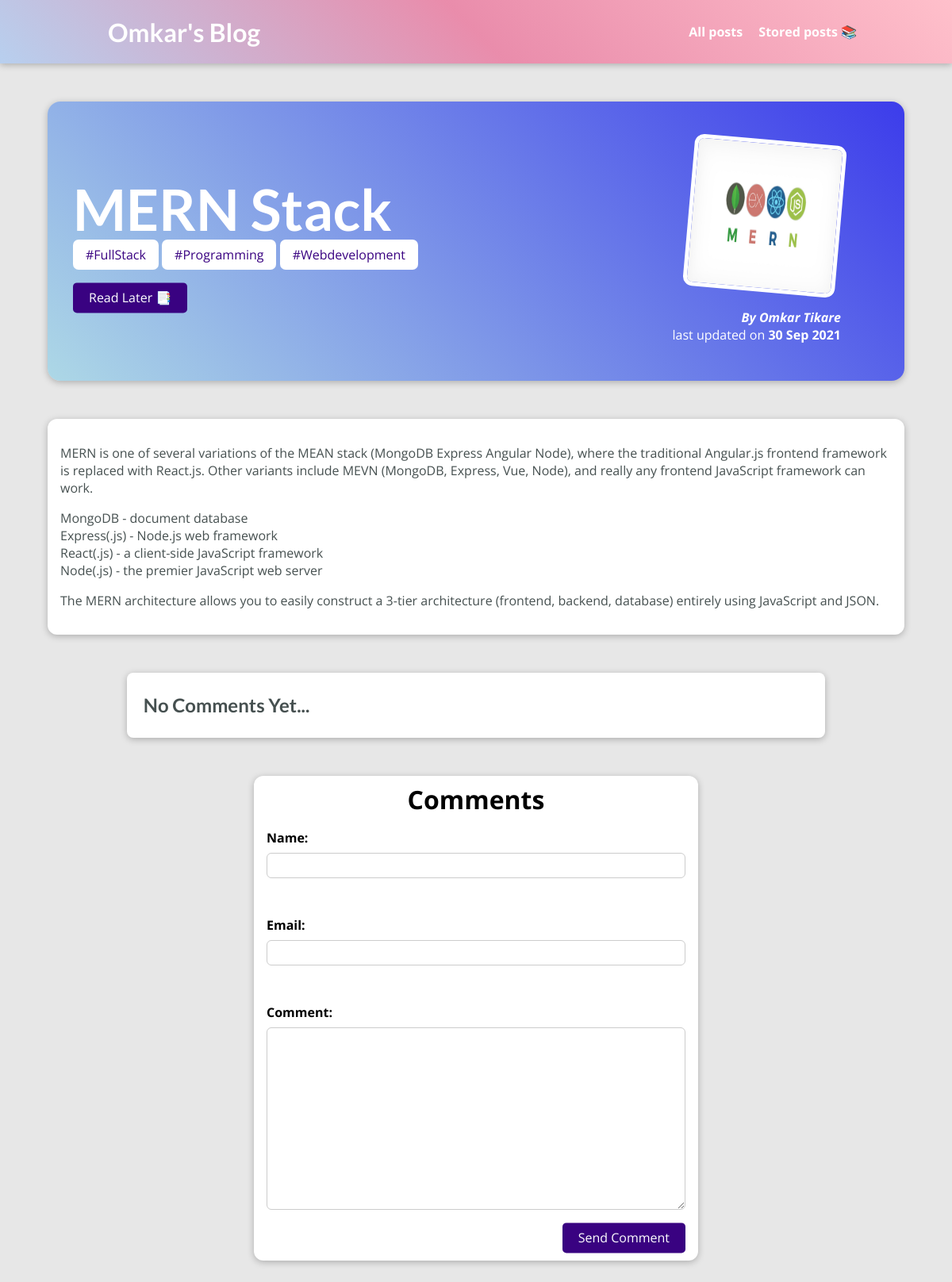
Screenshot of /post/mern-stack with the database file from the repository.
### blog/models.py (models this page shows, shortened)
class Posts(models.Model):
    title = models.CharField(max_length=80)
    excerpt = models.CharField(max_length=200)
    image = models.ImageField(upload_to="posts", null=True)
    date = models.DateField(auto_now=True)
    slug = models.SlugField(unique=True, db_index=True)
    content = models.TextField(validators=[MinLengthValidator(10)])
    author = models.ForeignKey(
        Author, on_delete=models.SET_NULL, null=True, related_name="posts")
    tags = models.ManyToManyField(Tag)
    class Meta:
        verbose_name_plural = "Posts"

class Tag(models.Model):
    caption = models.CharField(max_length=20)

class Author(models.Model):
    first_name = models.CharField(max_length=18)
    last_name = models.CharField(max_length=20)
    email = models.EmailField(unique=True, max_length=80)
    def full_name(self):
        return f"{self.first_name} {self.last_name}"
    def __str__(self):
        return self.full_name()

### blog/views.py (the view, shortened to what this page needs)
# urls.py: path('post/<slug:slug>', views.PostDetailView.as_view(), name='detail_posts'),
class PostDetailView(View):
    def is_stored_post(self, request, post_id):
        stored_posts = request.session.get("stored_posts")
        if stored_posts is not None:
            is_saved_for_later = post_id in stored_posts
        else:
            is_saved_for_later = False
        return is_saved_for_later
    def get(self, request, slug):
        post = Posts.objects.get(slug=slug)
        context = {
            "post": post,
            "post_tags": post.tags.all(),
            "comment_form": CommentForm(),
            "comments": post.comments.all().order_by("-id"),
            "saved_for_later": self.is_stored_post(request, post.id)
        }
        return render(request, "blog/post-detail.html", context)

### blog/forms.py
class CommentForm(forms.ModelForm):
    class Meta:
        model = Comments
        exclude = ["post"]
        labels = {
            "user_name":"Name",
            "user_email":"Email",
            "text":"Comment"
        }

### blog/templates/blog/post-detail.html (shortened to what this page needs)
{% extends 'base.html' %}
{% load static %}
{% block css_files %}
<link rel='stylesheet' href="{% static "blog/post-detail.css" %}">
{% endblock %}
{% block content %}
<section id="summary">
    <h2>{{post.title}}</h2>
    <div>
        {% for tag in post_tags %}
        <span class="tag">{{tag.caption}}</span>
        {% endfor %}
    </div>
<div id="read-later">
    <form action="{% url 'read-later' %}" method="POST">
    <button class = "read-btn">
    {% if saved_for_later %}
        Remove🤝🏻
    {% else %}
        Read Later 📑
    {% endif %}
    </button>
</div>
    <article>
        <img src=" {{post.image.url}} " alt="{{post.title}}" />
        <address>By <a href="mailto:{{ post.author.email }}"> {{post.author|title}} </a> </address>
    <div>
        last updated on <time>{{post.date|date:"d M Y"}}</time>
    </div>
    </article>
</section>
<main>
    {{post.content|linebreaks}}
</main>
<section id="comments">
<ul>
    {% for comment in comments %}
    <li>
        <h2> {{comment.user_name}} </h2>
        <p> {{comment.text|linebreaks}} </p>
    </li>
    {%empty%}
    <h2>No Comments Yet...</h2>
    {% endfor %}
</ul>
</section>
<section  id="comment-form">
        <h2>Comments</h2>
    <form action="{% url 'detail_posts' post.slug %}" method="POST">
        {% for form_fields in comment_form %}
        <div class="form-control {% if form_fields.errors %}invalid{% endif %}">
            {{form_fields.label_tag}}
            {{form_fields}}
        </div>
        {% endfor %}
        <div class="form-control">
        <button class="btn">Send Comment</button>
        </div>
    </form>
</section>
{% endblock %}

### static/base.css (style rules this page uses)
* { box-sizing: border-box; }
html { font-family: 'Open Sans', 'Lato', sans-serif; }
body { margin: 0; }
h1, h2, h3 { font-family: 'Lato', sans-serif; font-weight: bold; }

### blog/static/blog/post-detail.css (style rules this page uses)
body { background-color: #e7e7e7; }
#summary { margin: 8rem auto 3rem auto; padding: 2rem; width: 90%; max-width: 90rem; border-radius: 16px; background: linear-gradient(45deg, lightblue, rgba(4, 4, 236, 0.753)); position: relative; box-shadow: 0 2px 8px rgba(0, 0, 0, 0.25); height: 22rem; }
#summary h2 { color: white; font-size: 4.5rem; margin-bottom: 0.25rem; }
#summary article { position: absolute; top: 2rem; right: 3rem; padding: 1rem 2rem; border-radius: 12px; text-align: right; color: white; }
#summary article img { width: 12rem; height: 12rem; border-radius: 12px; transform: rotateZ(5deg); border: 5px solid white; margin-bottom: 1rem; }
#summary address { font-weight: bold; }
#summary a { color: white; text-decoration: none; }
#summary time { font-weight: bold; }
main { width: 90%; max-width: 90rem; margin: 3rem auto; background-color: white; padding: 1rem; border-radius: 12px; box-shadow: 0 2px 8px rgba(0, 0, 0, 0.25); }
.tag { color: #390281; background-color: white; padding: 0.5rem 1rem; border-radius: 7px; }
#comment-form { max-width: 35rem; width: 90%; margin: 3rem auto; border-radius: 12px; background-color: white; box-shadow: 0 2px 8px rgba(0, 0, 0, 0.25); position: relative; }
#comment-form h2 { text-align: center; padding-top: 0.5rem; font: inherit; font-weight: bold; font-size: 2rem; margin: 0; }
.form-control { margin-bottom: 1rem; padding: 1rem; }
.form-control label { font-weight: bold; margin-bottom: 0.5rem; display: block; }
.form-control input, .form-control textarea { display: block; width: 100%; font: inherit; padding: 0.25rem; border-radius: 6px; border: 1px solid #ccc; }
.btn { font: inherit; position: absolute; right: 1rem; margin-top: -1.5rem; text-align: center; border: none; cursor: pointer; border-radius: 5px; background-color: #390281; color: white; transform: translate(0, -20%); padding: 8px 20px; }
#comments { max-width: 55rem; width: 90%; margin: 3rem auto; border-radius: 8px; background-color: white; box-shadow: 0 2px 8px rgba(0, 0, 0, 0.25); position: relative; padding: 0.3rem 0.3rem; }
#comments ul { list-style: none; background-color: #ffffff; border-radius: 5px; margin: 0; padding: 0.1rem 1rem ; }
#comments h2, p { color: #465050; }
#read-later { margin: 2rem 0; }
.read-btn { font: inherit; text-align: center; border: none; cursor: pointer; border-radius: 5px; background-color: #390281; color: white; transform: translate(0, -20%); padding: 8px 20px; }

### rows the page displays
Posts: title "MERN Stack", image (picture), author "Omkar Tikare", date "30 Sep 2021", content "MERN is one of several variations of the MEAN stack (MongoDB Express Angular Node), where the traditional Angular.js frontend framework is replaced with React.js. Other variants include MEVN (MongoDB, Express, Vue, Node), and really any frontend JavaScript framework can work. MongoDB - document database Express(.js) - Node.js web framework React(.js) - a client-side JavaScript framework Node(.js) - the premier JavaScript web server The MERN architecture allows you to easily construct a 3-tier architecture (frontend, backend, database) entirely using JavaScript and JSON."
Tag: caption "#FullStack"
Tag: caption "#Programming"
Tag: caption "#Webdevelopment"
